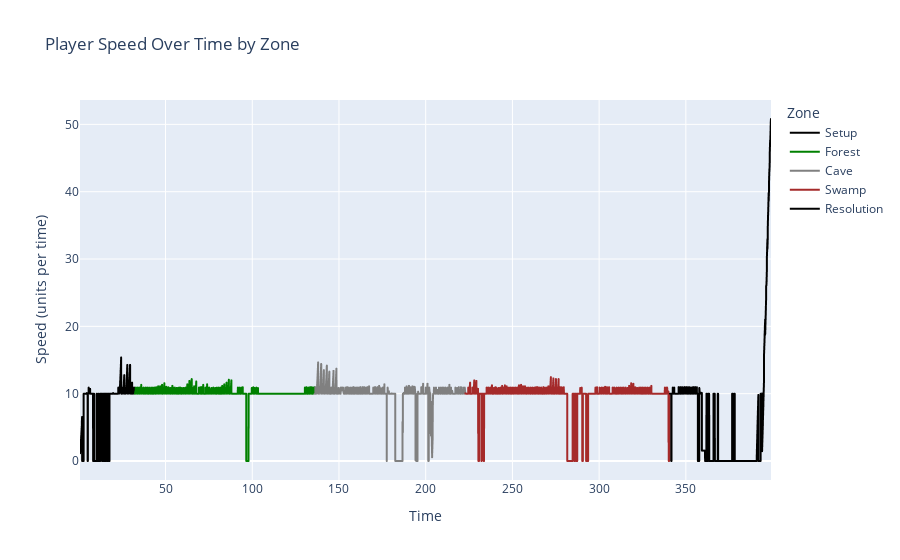

Notebook source saved alongside this figure:
### Code cell
# Calculate the speed at each time step
data['Speed'] = np.sqrt(data['VelX']**2 + data['VelY']**2 + data['VelZ']**2)

# Create a plot of Speed over Time
fig_speed = px.line(
    data,
    x='Time',
    y='Speed',
    color='Zone',  # Use the Zone column for color differentiation
    color_discrete_map=zone_color_map,  # Apply the custom color map
    title='Player Speed Over Time by Zone',
    labels={'Time': 'Time', 'Speed': 'Speed (units per time)'}
)

# Show the plot
fig_speed.show()

### Figure 1 — Plotly figure (JSON) as saved in the notebook; plotly's stock layout.template omitted (floating-point values rounded to 4 significant figures; data arrays with more than 128 entries replaced by an {"elided": "..."} marker saying what was removed)
{"data": [{"hovertemplate": "Zone=Setup<br>Time=%{x}<br>Speed (units per time)=%{y}<extra></extra>", "legendgroup": "Setup", "line": {"color": "black", "dash": "solid"}, "marker": {"symbol": "circle"}, "mode": "lines", "name": "Setup", "showlegend": true, "type": "scattergl", "x": {"elided": "988 float values"}, "xaxis": "x", "y": {"elided": "988 float values"}, "yaxis": "y"}, {"hovertemplate": "Zone=Forest<br>Time=%{x}<br>Speed (units per time)=%{y}<extra></extra>", "legendgroup": "Forest", "line": {"color": "green", "dash": "solid"}, "marker": {"symbol": "circle"}, "mode": "lines", "name": "Forest", "showlegend": true, "type": "scattergl", "x": {"elided": "2976 float values"}, "xaxis": "x", "y": {"elided": "2976 float values"}, "yaxis": "y"}, {"hovertemplate": "Zone=Cave<br>Time=%{x}<br>Speed (units per time)=%{y}<extra></extra>", "legendgroup": "Cave", "line": {"color": "grey", "dash": "solid"}, "marker": {"symbol": "circle"}, "mode": "lines", "name": "Cave", "showlegend": true, "type": "scattergl", "x": {"elided": "2985 float values"}, "xaxis": "x", "y": {"elided": "2985 float values"}, "yaxis": "y"}, {"hovertemplate": "Zone=Swamp<br>Time=%{x}<br>Speed (units per time)=%{y}<extra></extra>", "legendgroup": "Swamp", "line": {"color": "brown", "dash": "solid"}, "marker": {"symbol": "circle"}, "mode": "lines", "name": "Swamp", "showlegend": true, "type": "scattergl", "x": {"elided": "3513 float values"}, "xaxis": "x", "y": {"elided": "3513 float values"}, "yaxis": "y"}, {"hovertemplate": "Zone=Resolution<br>Time=%{x}<br>Speed (units per time)=%{y}<extra></extra>", "legendgroup": "Resolution", "line": {"color": "black", "dash": "solid"}, "marker": {"symbol": "circle"}, "mode": "lines", "name": "Resolution", "showlegend": true, "type": "scattergl", "x": {"elided": "1758 float values"}, "xaxis": "x", "y": {"elided": "1758 float values"}, "yaxis": "y"}], "layout": {"legend": {"title": {"text": "Zone"}, "tracegroupgap": 0}, "title": {"text": "Player Speed Over Time by Zone"}, "xaxis": {"anchor": "y", "domain": [0, 1], "title": {"text": "Time"}}, "yaxis": {"anchor": "x", "domain": [0, 1], "title": {"text": "Speed (units per time)"}}}}
